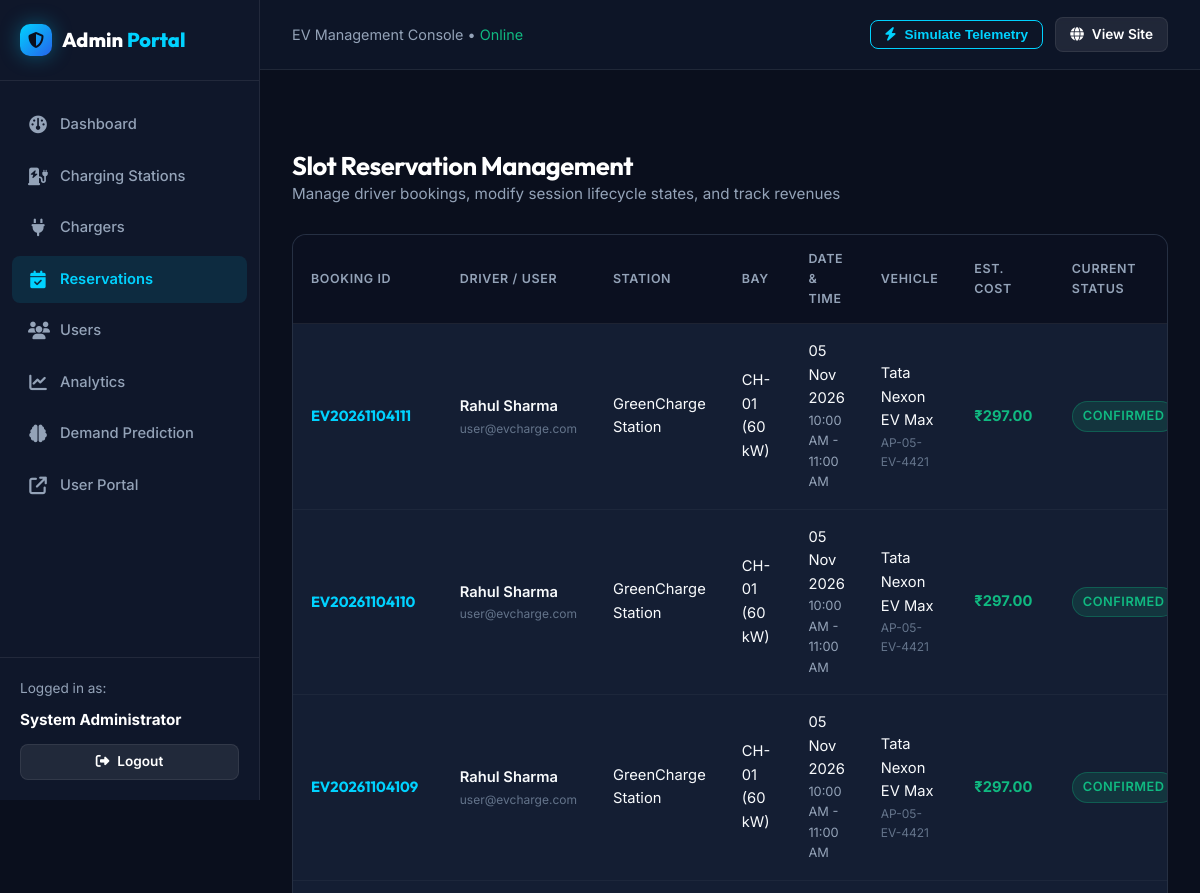
/admin/reservations (signed in, upper part), run on an earlier commit of the app's database.
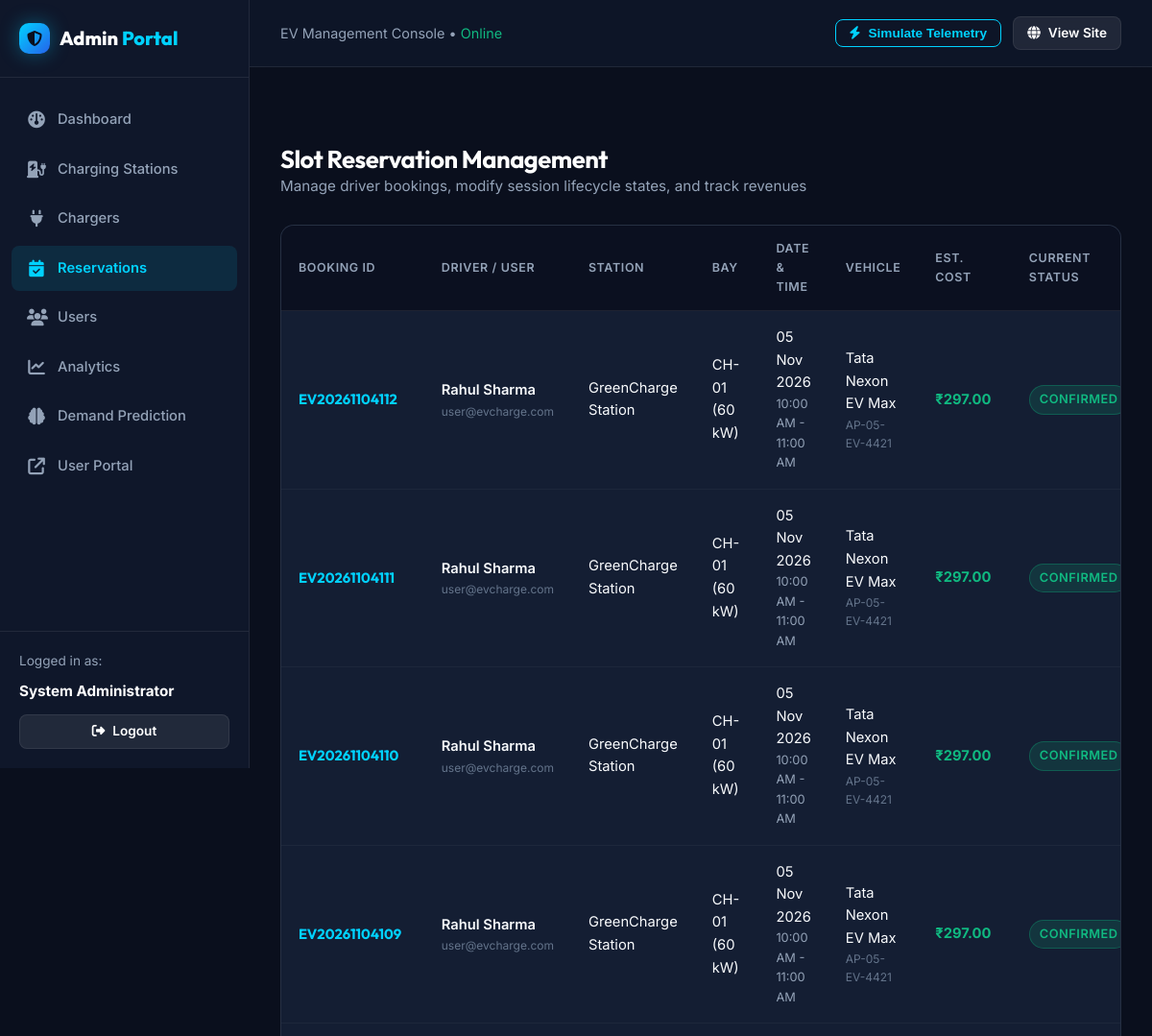
And on a later commit of the database.
### database.py (models this page shows, shortened)
class User(db.Model):
    __tablename__ = 'users'
    user_id = db.Column(db.Integer, primary_key=True, autoincrement=True)
    name = db.Column(db.String(100), nullable=False)
    email = db.Column(db.String(120), unique=True, nullable=False, index=True)
    phone = db.Column(db.String(20), nullable=False)
    password = db.Column(db.String(255), nullable=False)
    vehicle_type = db.Column(db.String(50), default='Electric Sedan')
    vehicle_number = db.Column(db.String(25), default='AP-05-EV-1001')
    role = db.Column(db.String(20), default='user')  # 'user' or 'admin'
    status = db.Column(db.String(20), default='active')  # 'active' or 'disabled'
    created_at = db.Column(db.DateTime, default=datetime.utcnow)
    reservations = db.relationship('Reservation', backref='user', lazy=True, cascade='all, delete-orphan')

class Reservation(db.Model):
    __tablename__ = 'reservations'
    reservation_id = db.Column(db.String(35), primary_key=True)  # 'EV20261103001'
    user_id = db.Column(db.Integer, db.ForeignKey('users.user_id', ondelete='CASCADE'), nullable=False)
    station_id = db.Column(db.Integer, db.ForeignKey('stations.station_id', ondelete='CASCADE'), nullable=False)
    charger_id = db.Column(db.Integer, db.ForeignKey('chargers.charger_id', ondelete='CASCADE'), nullable=False)
    reservation_date = db.Column(db.Date, nullable=False)
    start_time = db.Column(db.String(10), nullable=False)  # e.g. '09:00 AM'
    end_time = db.Column(db.String(10), nullable=False)    # e.g. '10:00 AM'
    vehicle_type = db.Column(db.String(50), default='Electric Car')
    vehicle_number = db.Column(db.String(25), default='AP-05-EV-1001')
    status = db.Column(db.String(30), default='Confirmed')  # 'Confirmed', 'Completed', 'Cancelled'
    estimated_duration = db.Column(db.Integer, default=60)  # minutes
    estimated_cost = db.Column(db.Float, default=250.00)
    created_at = db.Column(db.DateTime, default=datetime.utcnow)
    session = db.relationship('ChargingSession', backref='reservation', uselist=False, cascade='all, delete-orphan')

class Station(db.Model):
    __tablename__ = 'stations'
    station_id = db.Column(db.Integer, primary_key=True, autoincrement=True)
    station_name = db.Column(db.String(150), nullable=False)
    address = db.Column(db.String(255), nullable=False)
    city = db.Column(db.String(80), default='Kakinada')
    latitude = db.Column(db.Float, nullable=False)
    longitude = db.Column(db.Float, nullable=False)
    operating_hours = db.Column(db.String(80), default='24/7 Support & Access')
    status = db.Column(db.String(30), default='Operational')
    created_at = db.Column(db.DateTime, default=datetime.utcnow)
    chargers = db.relationship('Charger', backref='station', lazy=True, cascade='all, delete-orphan')
    reservations = db.relationship('Reservation', backref='station', lazy=True, cascade='all, delete-orphan')
    usage_records = db.relationship('UsageHistory', backref='station', lazy=True, cascade='all, delete-orphan')

class Charger(db.Model):
    __tablename__ = 'chargers'
    charger_id = db.Column(db.Integer, primary_key=True, autoincrement=True)
    station_id = db.Column(db.Integer, db.ForeignKey('stations.station_id', ondelete='CASCADE'), nullable=False)
    charger_code = db.Column(db.String(20), nullable=False)  # e.g., 'CH-01'
    charger_type = db.Column(db.String(50), nullable=False)  # 'AC Charging', 'DC Fast Charging', 'Rapid Charging'
    power_rating = db.Column(db.String(30), nullable=False)  # '22 kW', '60 kW', '150 kW'
    status = db.Column(db.String(30), default='Available')  # 'Available', 'Occupied', 'Maintenance'
    price_per_kwh = db.Column(db.Float, default=14.50)
    current_vehicle = db.Column(db.String(50), nullable=True)
    reservations = db.relationship('Reservation', backref='charger', lazy=True, cascade='all, delete-orphan')

### app.py (the view)
@app.route('/admin/reservations')
@admin_required
def admin_reservations():
    reservations = Reservation.query.order_by(Reservation.created_at.desc()).all()
    return render_template('admin/reservations.html', reservations=reservations)

### app.py (called while the page is built)
@app.context_processor
def inject_global_vars():
    user = None
    if 'user_id' in session:
        user = User.query.get(session['user_id'])
    return {
        'current_user': user,
        'current_year': datetime.now().year,
        'is_admin': session.get('role') == 'admin'
    }

def admin_required(f):
    @wraps(f)
    def decorated_function(*args, **kwargs):
        if 'user_id' not in session or session.get('role') != 'admin':
            flash('Access restricted. Admin credentials required.', 'danger')
            return redirect(url_for('login'))
        return f(*args, **kwargs)
    return decorated_function

### templates/admin/reservations.html (shortened to what this page needs)
{% extends "admin/base_admin.html" %}
{% block admin_content %}
<div>
    <div style="display: flex; justify-content: space-between; align-items: center; margin-bottom: 28px;">
        <div>
            <h1 class="admin-header-title">Slot Reservation Management</h1>
            <p style="color: var(--text-secondary); font-size: 0.95rem;">Manage driver bookings, modify session lifecycle states, and track revenues</p>
        </div>
    </div>
    <div class="table-responsive">
        <table class="custom-table">
            <thead>
                <tr>
                    <th>Booking ID</th>
                    <th>Driver / User</th>
                    <th>Station</th>
                    <th>Bay</th>
                    <th>Date & Time</th>
                    <th>Vehicle</th>
                    <th>Est. Cost</th>
                    <th>Current Status</th>
                </tr>
            </thead>
            <tbody>
                {% for res in reservations %}
                <tr>
                    <td><strong style="color: var(--electric-cyan); font-family: 'Outfit';">{{ res.reservation_id }}</strong></td>
                    <td>
                        <div style="font-weight: 600;">{{ res.user.name }}</div>
                        <div style="font-size: 0.75rem; color: var(--text-muted);">{{ res.user.email }}</div>
                    </td>
                    <td>{{ res.station.station_name }}</td>
                    <td>{{ res.charger.charger_code }} ({{ res.charger.power_rating }})</td>
                    <td>
                        <div>{{ res.reservation_date.strftime('%d %b %Y') }}</div>
                        <div style="font-size: 0.8rem; color: var(--text-secondary);">{{ res.start_time }} - {{ res.end_time }}</div>
                    </td>
                    <td>
                        <div>{{ res.vehicle_type }}</div>
                        <div style="font-size: 0.75rem; color: var(--text-muted);">{{ res.vehicle_number }}</div>
                    </td>
                    <td><strong style="color: #10B981;">₹{{ "%.2f"|format(res.estimated_cost) }}</strong></td>
                    <td>
                        <span class="badge {% if res.status == 'Confirmed' %}badge-success{% elif res.status == 'Completed' %}badge-info{% else %}badge-danger{% endif %}">
                            {{ res.status }}
                        </span>
                    </td>
                </tr>
                {% endfor %}
            </tbody>
        </table>
    </div>
</div>
{% endblock %}

### templates/admin/base_admin.html (shortened to what this page needs)
<!DOCTYPE html>
<html lang="en">
<head>
    <link rel="stylesheet" href="https://cdnjs.cloudflare.com/ajax/libs/font-awesome/6.5.1/css/all.min.css">
    <link rel="stylesheet" href="{{ url_for('static', filename='css/style.css') }}">
    <link rel="stylesheet" href="{{ url_for('static', filename='css/admin.css') }}">
</head>
<body>
    <div class="admin-layout">
        <aside class="admin-sidebar" id="adminSidebar">
            <div class="admin-sidebar-header">
                <a href="{{ url_for('admin_dashboard') }}" class="brand-logo" style="font-size: 1.25rem;">
                    <span class="brand-icon" style="width: 32px; height: 32px; font-size: 1rem;"><i class="fa-solid fa-shield-halved"></i></span>
                    <span>Admin <span class="brand-accent">Portal</span></span>
                </a>
            </div>
            <ul class="admin-nav">
                <li class="admin-nav-item">
                    <a href="{{ url_for('admin_dashboard') }}" class="admin-nav-link {% if request.endpoint == 'admin_dashboard' %}active{% endif %}">
                        <i class="fa-solid fa-gauge"></i>
                        <span>Dashboard</span>
                    </a>
                </li>
                <li class="admin-nav-item">
                    <a href="{{ url_for('admin_stations') }}" class="admin-nav-link {% if request.endpoint == 'admin_stations' %}active{% endif %}">
                        <i class="fa-solid fa-charging-station"></i>
                        <span>Charging Stations</span>
                    </a>
                </li>
                <li class="admin-nav-item">
                    <a href="{{ url_for('admin_chargers') }}" class="admin-nav-link {% if request.endpoint == 'admin_chargers' %}active{% endif %}">
                        <i class="fa-solid fa-plug"></i>
                        <span>Chargers</span>
                    </a>
                </li>
                <li class="admin-nav-item">
                    <a href="{{ url_for('admin_reservations') }}" class="admin-nav-link {% if request.endpoint == 'admin_reservations' %}active{% endif %}">
                        <i class="fa-solid fa-calendar-check"></i>
                        <span>Reservations</span>
                    </a>
                </li>
                <li class="admin-nav-item">
                    <a href="{{ url_for('admin_users') }}" class="admin-nav-link {% if request.endpoint == 'admin_users' %}active{% endif %}">
                        <i class="fa-solid fa-users"></i>
                        <span>Users</span>
                    </a>
                </li>
                <li class="admin-nav-item">
                    <a href="{{ url_for('analytics') }}" class="admin-nav-link">
                        <i class="fa-solid fa-chart-line"></i>
                        <span>Analytics</span>
                    </a>
                </li>
                <li class="admin-nav-item">
                    <a href="{{ url_for('ml_demand') }}" class="admin-nav-link">
                        <i class="fa-solid fa-brain"></i>
                        <span>Demand Prediction</span>
                    </a>
                </li>
                <li class="admin-nav-item">
                    <a href="{{ url_for('index') }}" class="admin-nav-link" target="_blank">
                        <i class="fa-solid fa-arrow-up-right-from-square"></i>
                        <span>User Portal</span>
                    </a>
                </li>
            </ul>
            <div class="admin-sidebar-footer">
                <div style="font-size: 0.85rem; color: var(--text-secondary); margin-bottom: 8px;">Logged in as:</div>
                <div style="font-weight: 700; color: #FFFFFF; font-size: 0.95rem; margin-bottom: 12px;">{{ current_user.name }}</div>
                <a href="{{ url_for('logout') }}" class="btn btn-secondary btn-sm" style="width: 100%;">
                    <i class="fa-solid fa-right-from-bracket"></i> Logout
                </a>
            </div>
        </aside>
        <div class="admin-main">
            <header class="admin-topbar">
                <div style="display: flex; align-items: center; gap: 14px;">
                    <div style="font-size: 0.9rem; color: var(--text-secondary);">
                        EV Management Console &bull; <span style="color: #10B981;">Online</span>
                    </div>
                </div>
                <div style="display: flex; align-items: center; gap: 12px;">
                    <button id="livePulseBtn" class="btn btn-outline btn-sm">
                        <i class="fa-solid fa-bolt"></i> Simulate Telemetry
                    </button>
                    <a href="{{ url_for('index') }}" class="btn btn-secondary btn-sm">
                        <i class="fa-solid fa-globe"></i> View Site
                    </a>
                </div>
            </header>
            <div class="container alert-container" style="padding-top: 16px;">
            </div>
            <div class="admin-content">
                {% block admin_content %}{% endblock %}
            </div>
        </div>
    </div>
</body>
</html>

### static/css/style.css (style rules this page uses)
:root { --bg-primary: #0A0F1D; --bg-secondary: #0F172A; --bg-card: #141E33; --bg-card-hover: #1A2744; --bg-glass: rgba(20, 30, 51, 0.75); --border-color: rgba(255, 255, 255, 0.08); --border-accent: rgba(0, 210, 255, 0.3); --electric-cyan: #00D2FF; --electric-blue: #2563EB; --electric-purple: #8B5CF6; --electric-glow: 0 0 20px rgba(0, 210, 255, 0.35); --electric-glow-lg: 0 0 35px rgba(0, 210, 255, 0.45); --status-available: #10B981; --status-available-glow: rgba(16, 185, 129, 0.3); --status-occupied: #EF4444; --status-occupied-glow: rgba(239, 68, 68, 0.3); --status-warning: #F59E0B; --status-warning-glow: rgba(245, 158, 11, 0.3); --text-primary: #F8FAFC; --text-secondary: #94A3B8; --text-muted: #64748B; --gradient-hero: linear-gradient(135deg, #0A0F1D 0%, #0F1B38 50%, #0A142A 100%); --gradient-electric: linear-gradient(135deg, #00D2FF 0%, #2563EB 100%); --gradient-card: linear-gradient(180deg, rgba(25, 36, 61, 0.6) 0%, rgba(15, 23, 42, 0.8) 100%); --radius-sm: 8px; --radius-md: 14px; --radius-lg: 20px; --radius-full: 9999px; --shadow-sm: 0 2px 8px rgba(0, 0, 0, 0.25); --shadow-md: 0 8px 24px rgba(0, 0, 0, 0.35); --shadow-lg: 0 16px 40px rgba(0, 0, 0, 0.45); --transition-fast: 0.2s cubic-bezier(0.4, 0, 0.2, 1); --transition-smooth: 0.3s cubic-bezier(0.4, 0, 0.2, 1); }
* { margin: 0; padding: 0; box-sizing: border-box; }
html { scroll-behavior: smooth; }
body { font-family: 'Inter', -apple-system, BlinkMacSystemFont, 'Segoe UI', Roboto, sans-serif; background-color: var(--bg-primary); color: var(--text-primary); min-height: 100vh; display: flex; flex-direction: column; overflow-x: hidden; line-height: 1.6; }
h1, h2, h3, h4, h5, h6 { font-family: 'Outfit', sans-serif; color: #FFFFFF; font-weight: 700; letter-spacing: -0.02em; line-height: 1.25; }
a { color: var(--electric-cyan); text-decoration: none; transition: var(--transition-fast); }
.container { max-width: 1240px; margin: 0 auto; padding: 0 24px; }
.brand-logo { display: flex; align-items: center; gap: 10px; font-family: 'Outfit', sans-serif; font-size: 1.45rem; font-weight: 800; color: #FFFFFF; text-decoration: none; }
.brand-icon { display: inline-flex; align-items: center; justify-content: center; width: 38px; height: 38px; background: var(--gradient-electric); border-radius: 10px; color: #0A0F1D; font-size: 1.2rem; box-shadow: var(--electric-glow); }
.brand-accent { color: var(--electric-cyan); }
.btn { display: inline-flex; align-items: center; justify-content: center; gap: 8px; padding: 10px 20px; border-radius: var(--radius-sm); font-weight: 600; font-size: 0.92rem; cursor: pointer; transition: var(--transition-smooth); border: none; outline: none; text-decoration: none; }
.btn-secondary { background: rgba(255, 255, 255, 0.08); color: #FFFFFF; border: 1px solid var(--border-color); }
.btn-outline { background: transparent; border: 1px solid var(--electric-cyan); color: var(--electric-cyan); }
.btn-sm { padding: 6px 14px; font-size: 0.85rem; }
.badge { display: inline-flex; align-items: center; gap: 6px; padding: 4px 10px; border-radius: var(--radius-full); font-size: 0.8rem; font-weight: 600; text-transform: uppercase; letter-spacing: 0.04em; }
.badge-success { background: rgba(16, 185, 129, 0.15); color: #10B981; border: 1px solid rgba(16, 185, 129, 0.3); }
.table-responsive { width: 100%; overflow-x: auto; border-radius: var(--radius-md); border: 1px solid var(--border-color); background: var(--bg-card); }
.custom-table { width: 100%; border-collapse: collapse; text-align: left; font-size: 0.92rem; }
.custom-table th { background: rgba(10, 15, 29, 0.85); padding: 14px 18px; color: var(--text-secondary); font-weight: 600; text-transform: uppercase; font-size: 0.78rem; letter-spacing: 0.05em; border-bottom: 1px solid var(--border-color); }
.custom-table td { padding: 16px 18px; border-bottom: 1px solid rgba(255, 255, 255, 0.04); color: var(--text-primary); }
.alert-container { margin: 16px 0; }

What changed in the data, as far as the page shows it:
added Reservation: reservation_id "EV20261104112", user.name "Rahul Sharma", user.email "user@evcharge.com", station.station_name "GreenCharge Station", charger.charger_code "CH-01", charger.power_rating "60 kW", reservation_date "05 Nov 2026", start_time "10:00 AM", end_time "11:00 AM", vehicle_type "Tata Nexon EV Max", vehicle_number "AP-05-EV-4421", estimated_cost "297.00", status "CONFIRMED"
